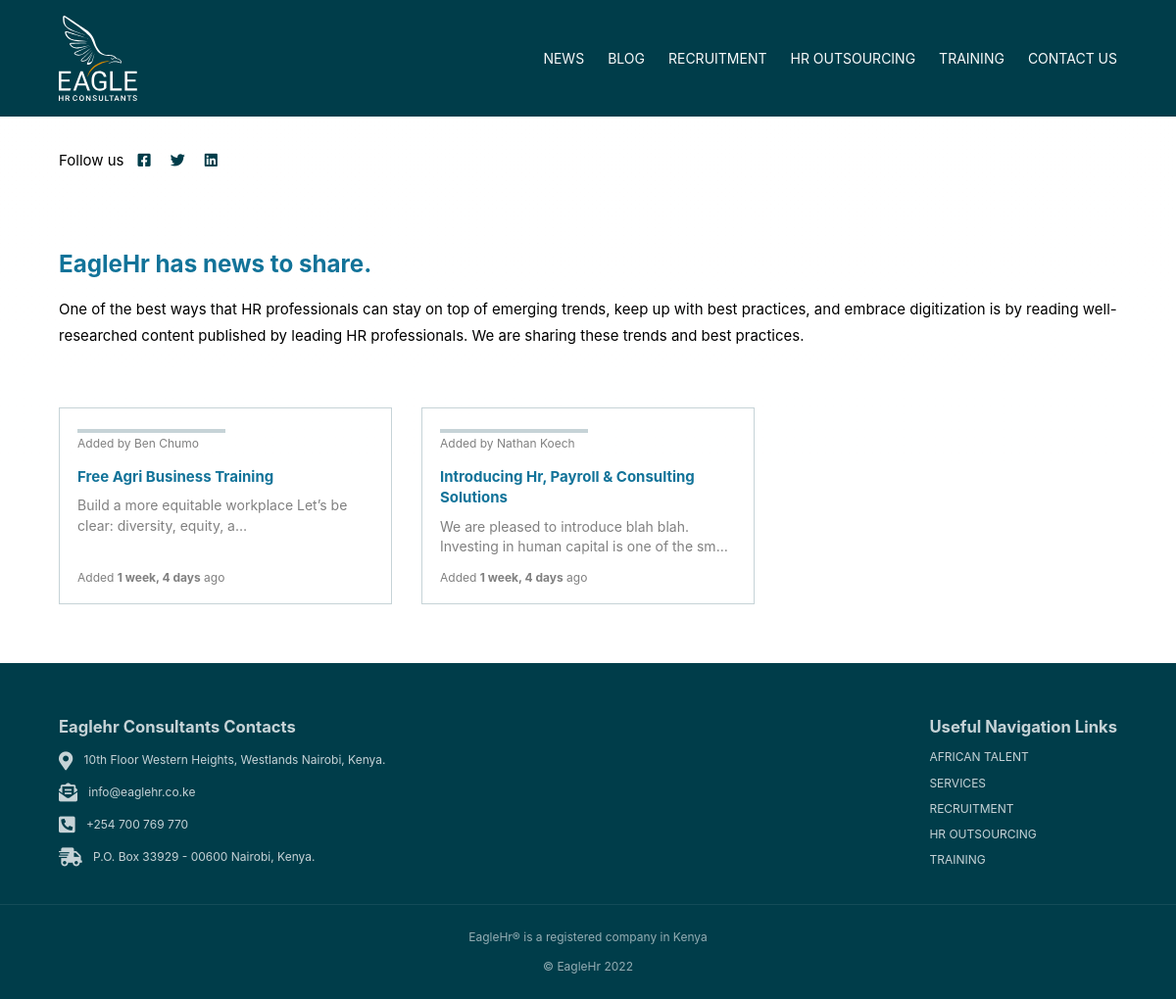
Before: /news/ with the older database file.
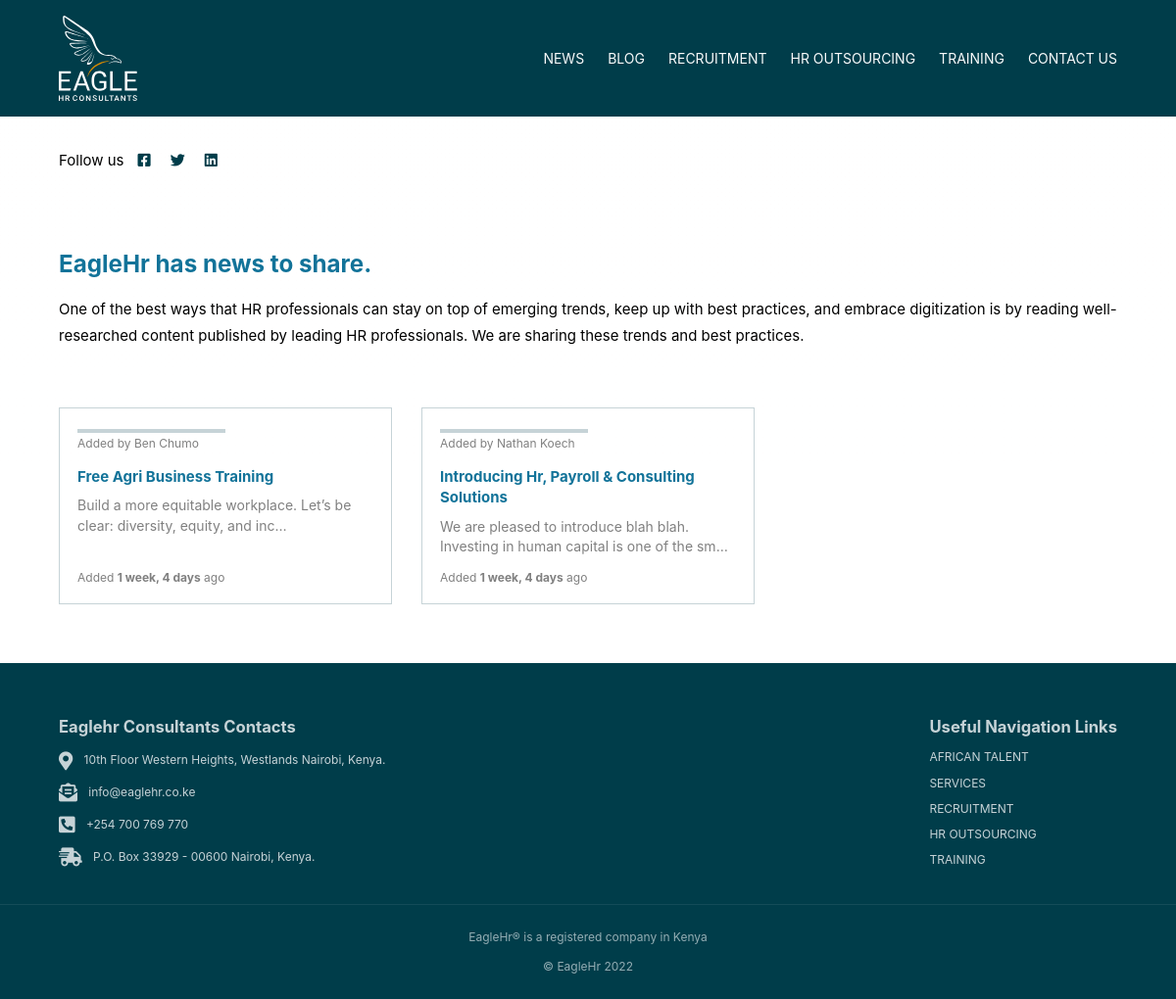
After: the same page with the newer database file.
### news/models.py (models this page shows, shortened)
class News(models.Model):
    title = models.CharField(max_length=255)
    content = RichTextField()
    slug = models.SlugField(max_length=255, unique=True)
    date_created = models.DateTimeField(auto_now_add=True)
    updated_on = models.DateTimeField(auto_now=True)
    author = models.ForeignKey(User, default=0,
                               on_delete=models.CASCADE)
    active = models.BooleanField(
        default=False, help_text='Select to publish this news article. De-select to hide this news article from available news articles.')
    class Meta:
        ordering = ['-date_created', 'author']
        verbose_name_plural = 'News'

### news/views.py (the view)
# urls.py: path('', views.index, name='index'),
def index(request):
    context = {
        "title": f"Sharing sought after python and django tips and tricks for web development. Here to help you upskill your web development"}
    posts = News.objects.all().filter(active=1)
    context["count"] = len(list(posts))
    context["object_list"] = posts
    return render(request, 'news/index.html', context)

### templates/news/index.html (shortened to what this page needs)
{% extends "sitewide/base.html" %}
{% load static %}
{% block content %}
<div class="all-blogs width">
  <h1>EagleHr has news to share.</h1>
  <p>
    One of the best ways that HR professionals can stay on top of emerging trends, keep up with best practices, and embrace digitization is by reading well-researched content published by leading HR professionals. We are sharing these trends and best practices.
  </p>
  <div class="blogs-container">
    {% for post in object_list %}
        <article class="blog-article">
          <div class="blog-category">
            <span class="blog-category">Added by {{ post.author.first_name }} {{ post.author.last_name }}</span>
          </div>
          <a href="{{ post.slug }}"><h2>{{ post.title | safe | title }}</h2></a>
          <div class="blog-content"><span>{{ post.content | safe | truncatechars:91 | striptags }}</span></div>
          <div class="blog-added-date">
              <div>
                <span class="blog-date">Added <strong>{{ post.date_created | timesince }}</strong> ago</span>
              </div>
          </div>
        </article>
    {% endfor %}
  </div>
</div>
{% endblock content %}

Changed rows visible on the page:
changed News "Free Agri Business Training": content "Build a more equitable workplace Let’s be clear: diversity, equity, a…" → "Build a more equitable workplace. Let’s be clear: diversity, equity, and inc…"
